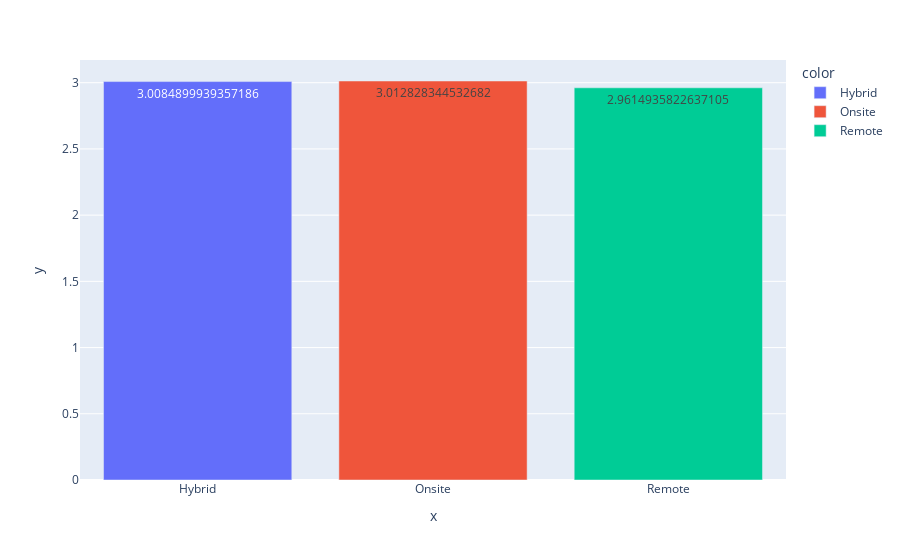

Here is the notebook cell this chart was saved with:
### Code cell
fig = px.bar(x = outcome['Work_Location'],y=outcome['Social_Isolation_Rating'], color = outcome['Work_Location'], text = outcome['Social_Isolation_Rating'])
fig.show()

### Figure 1 — Plotly figure (JSON) as saved in the notebook; plotly's stock layout.template omitted (floating-point values rounded to 4 significant figures)
{"data": [{"alignmentgroup": "True", "hovertemplate": "color=Hybrid<br>x=%{x}<br>y=%{y}<br>text=%{text}<extra></extra>", "legendgroup": "Hybrid", "marker": {"color": "#636efa", "pattern": {"shape": ""}}, "name": "Hybrid", "offsetgroup": "Hybrid", "orientation": "v", "showlegend": true, "text": [3.008], "textposition": "auto", "type": "bar", "x": ["Hybrid"], "xaxis": "x", "y": [3.008], "yaxis": "y"}, {"alignmentgroup": "True", "hovertemplate": "color=Onsite<br>x=%{x}<br>y=%{y}<br>text=%{text}<extra></extra>", "legendgroup": "Onsite", "marker": {"color": "#EF553B", "pattern": {"shape": ""}}, "name": "Onsite", "offsetgroup": "Onsite", "orientation": "v", "showlegend": true, "text": [3.013], "textposition": "auto", "type": "bar", "x": ["Onsite"], "xaxis": "x", "y": [3.013], "yaxis": "y"}, {"alignmentgroup": "True", "hovertemplate": "color=Remote<br>x=%{x}<br>y=%{y}<br>text=%{text}<extra></extra>", "legendgroup": "Remote", "marker": {"color": "#00cc96", "pattern": {"shape": ""}}, "name": "Remote", "offsetgroup": "Remote", "orientation": "v", "showlegend": true, "text": [2.961], "textposition": "auto", "type": "bar", "x": ["Remote"], "xaxis": "x", "y": [2.961], "yaxis": "y"}], "layout": {"autosize": true, "barmode": "relative", "legend": {"title": {"text": "color"}, "tracegroupgap": 0}, "margin": {"t": 60}, "xaxis": {"anchor": "y", "autorange": true, "domain": [0, 1], "range": [-0.5, 2.5], "title": {"text": "x"}, "type": "category"}, "yaxis": {"anchor": "x", "autorange": true, "domain": [0, 1], "range": [0, 3.171], "title": {"text": "y"}, "type": "linear"}}}
